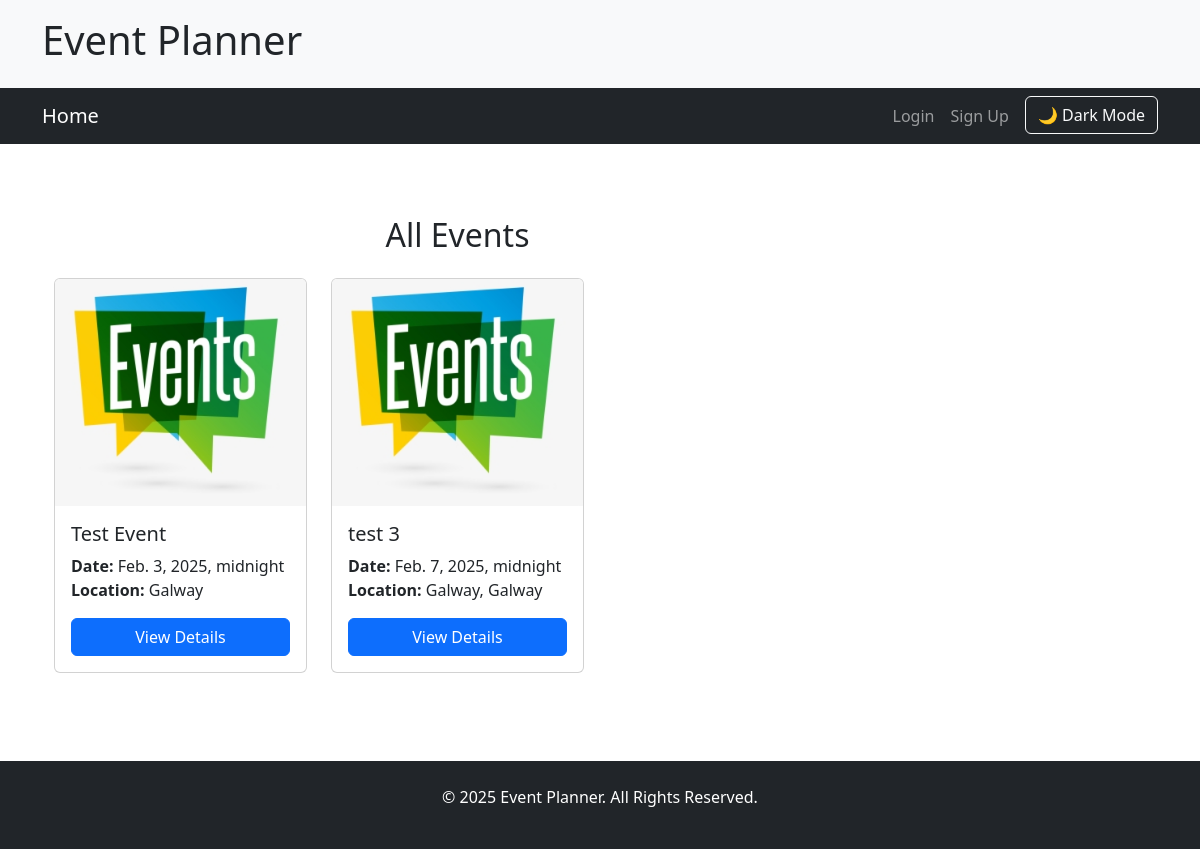
Page /events/ on the earlier database version.
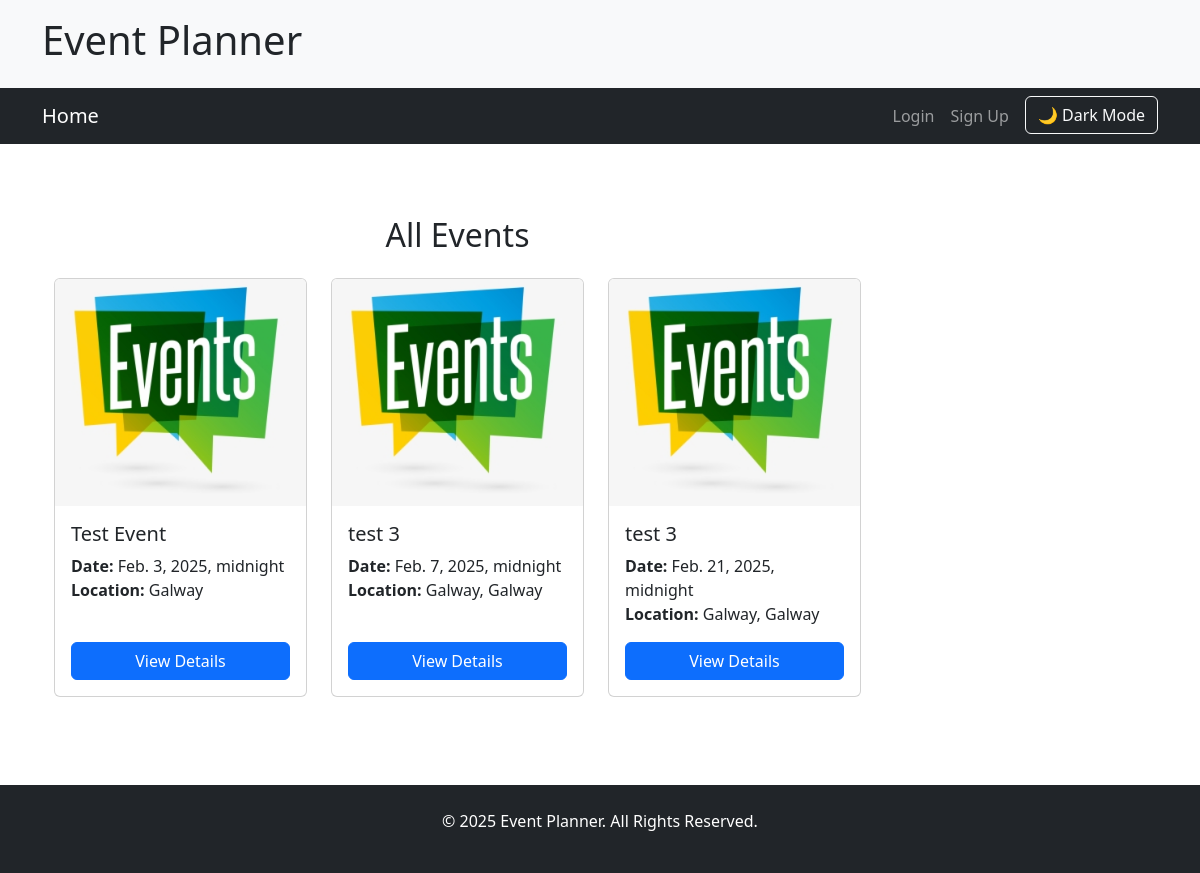
Same page on the later database version.
### planner_pro/models.py (models this page shows, shortened)
class Event(models.Model):
    title = models.CharField(max_length=200)
    date = models.DateTimeField()
    location = models.CharField(max_length=255)
    category = models.CharField(max_length=100)
    description = models.TextField()
    image = models.ImageField(upload_to='event_images/', blank=True, null=True)
    creator = models.ForeignKey(User, on_delete=models.CASCADE)
    is_published = models.BooleanField(default=True)  # For admin toggling

### planner_pro/views.py (the view)
# urls.py: path("events/", views.event_list, name="event_list"),
def event_list(request):
    events = Event.objects.all()
    return render(request, 'event_list.html', {'events': events})

### planner_pro/templates/event_list.html
{% extends "base.html" %}
{% load static %}
{% block content %}
<div class="container my-5">
    <h2 class="text-center mb-4">All Events</h2>
    <div class="row">
        {% if events %}
            {% for event in events %}
                <div class="col-md-4 mb-3">
                    <div class="card h-100">
                        {% if event.image %}
                            <img src="{{ event.image.url }}" class="card-img-top" alt="{{ event.title }}">
                        {% else %}
                            <img src="{% static 'images/placeholder.png' %}" class="card-img-top" alt="No Image Available">
                        {% endif %}
                        <div class="card-body d-flex flex-column">
                            <h5 class="card-title">{{ event.title }}</h5>
                            <p class="card-text">
                                <strong>Date:</strong> {{ event.date }} <br>
                                <strong>Location:</strong> {{ event.location }}
                            </p>
                            <a href="{% url 'event_detail' event.id %}" class="btn btn-primary mt-auto">View Details</a>
                        </div>
                    </div>
                </div>
            {% endfor %}
        {% else %}
            <div class="col-12 text-center">
                <p class="text-muted">No events found. <a href="{% url 'create_event' %}" class="btn btn-link">Host an Event</a></p>
            </div>
        {% endif %}
    </div>
</div>
{% endblock %}

Differences in the rows shown:
added Event: title "test 3", date "Feb. 21, 2025, midnight", location "Galway, Galway"
